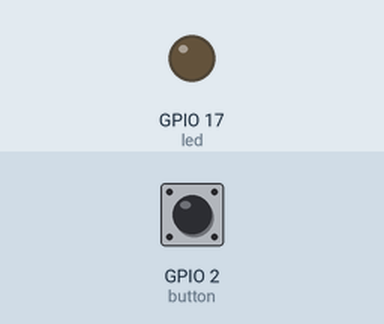
This program was run on a simulated Raspberry Pi (BCM pin numbers). Shown: output pins drawn as LEDs (lit = HIGH). The test bench sets the inputs (shaded band); at power-on: GPIO 2 (button) HIGH.

Above: at 1.2 s.
1.3 s: GPIO 2 (button) pulled LOW for 3.2 s
At 5.4 s:
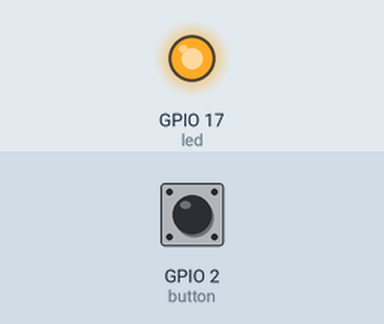
6.0 s: GPIO 2 (button) pulled LOW for 0.15 s
At 6.7 s:
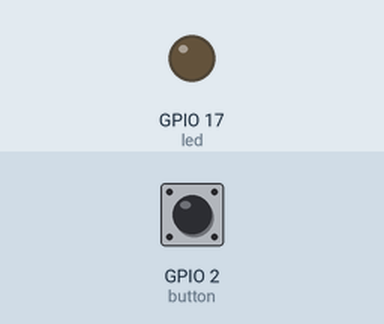
Timing chart, 0 to 9.0 s (numbered marks = the images above; inputs shaded):
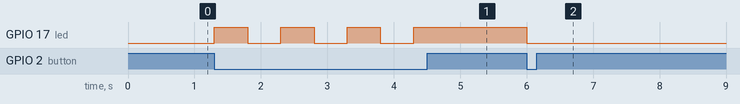

The program:

btn10.py
```python
from gpiozero import LED, Button
from time import sleep

led = LED(17)
button = Button(2)

while True:
    button.wait_for_press()
    led.toggle()
    sleep(0.5)

# led.toggle() switches the state of the LED from on to off, or off to on. Since this happens in a loop the LED will turn on and off each time the button is pressed.
```

Measured:
- after the input at 1.3 s, GPIO 17 (led): alternates HIGH for 0.50 s and LOW for 0.50 s, 7 changes in all, then stays HIGH, starting at once
- after the input at 6.0 s, GPIO 17 (led): HIGH → LOW at once
